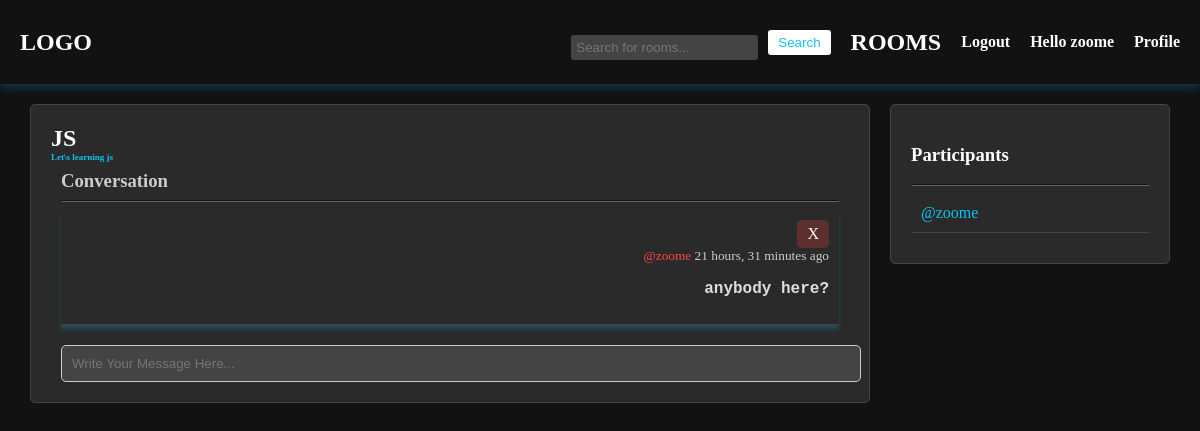
The app's page /room/3/ (signed in) with its own data.
### app/models.py (models this page shows, shortened)
class User(AbstractUser):
    name = models.CharField(max_length=200, null=True)
    email = models.EmailField(unique=True)
    bio = models.TextField(null=True)
    avatar = models.ImageField(default="profile.png")
    USERNAME_FIELD = 'username'
    REQUIRED_FIELDS = []

class Room(models.Model):
    host = models.ForeignKey(User, on_delete=models.SET_NULL, null=True)
    topic = models.ForeignKey(Topic, on_delete=models.SET_NULL, null=True)
    name = models.CharField(max_length=200)
    description = models.TextField(null=True)
    participants = models.ManyToManyField(User, related_name="participants", blank=True)
    created = models.DateTimeField(auto_now_add=True)
    updated = models.DateTimeField(auto_now=True)
    class Meta:
        ordering = ['-updated', '-created']

class Message(models.Model):
    user = models.ForeignKey(User, on_delete=models.CASCADE)
    room = models.ForeignKey(Room, on_delete=models.CASCADE)
    body = models.TextField()
    created = models.DateTimeField(auto_now_add=True)
    updated = models.DateTimeField(auto_now=True)
    class Meta:
        ordering = ['-updated', '-created']

### app/views.py (the view, shortened to what this page needs)
# urls.py: path('room/<int:id>', views.getRoom),
def room(request, id):
    r = Room.objects.filter(id=id).first()
    room_messages = r.message_set.all().order_by('-created')
    participants = r.participants.all()
    return render(request, 'room.html', {'room': r, 'room_messages': room_messages, 'participants': participants})

### templates/room.html (shortened to what this page needs)
{% extends 'main.html' %}
{% block body %}
<div class="room-container">
    <div class="room-content">
        {% if room %}
            <h2>{{room.name}}</h2>
            <h3 class="description">{{room.description}}</h3>
            <div class="comment_wrapper">
                <h3>Conversation</h3>
                {% for message in room_messages %}
                    <hr>
                    <div class="message{% if request.user == message.user %} my-message{% endif %}">
                        {% if request.user == message.user %}
                            <a class="dele" href="/delete_message/{{message.id}}">X</a>
                        {% endif %}
                        <small><a href="/profile/{{message.user.id}}">@{{message.user}}</a> {{ message.created|timesince }} ago</small>
                        <p>{{message.body}}</p>
                    </div>
                {% endfor %}
            </div>
            {% if request.user.is_authenticated %}
                <div>
                    <form method="POST" action="">
                        <input type="text" name="body" placeholder="Write Your Message Here...">
                    </form>
                </div>
            {% endif %}
        {% else %}
            <h1>NOT FOUND!!</h1>
        {% endif %}
    </div>
    <div class="participants">
        <h3>Participants</h3>
        <hr>
        {% for participant in participants %}
            <div>
                <a href="/profile/{{participant.id}}">@{{participant.username}}</a>
            </div>
        {% endfor %}
    </div>
</div>
{% endblock body %}

### templates/main.html (shortened to what this page needs)
<!DOCTYPE html>
{% load static %}
<html lang="en">
<head>
    <link rel="stylesheet" type="text/css" media="screen" href="{% static 'styles/main.css' %}">
</head>
<body>
    <header>
        <a href="/" class="logo">LOGO</a>
        <nav>
            <form method="GET" action="/rooms" class="search-form">
                <input type="text" name="q" placeholder="Search for rooms...">
                <input type="submit" value="Search">
            </form>
            <a href="/rooms" class="logo">ROOMS</a>
            {% if request.user.is_authenticated %}
                <a href="/logout" class="nav-link">Logout</a>
                <h4 class="welcome-msg">Hello {{ request.user }}</h4>
                <a href="/profile/{{request.user.id}}" class="nav-link">Profile</a>
            {% else %}
                <a href="/login" class="nav-link">Login</a>
            {% endif %}
        </nav>
    </header>
    <main>
        {% block body %}
        {% endblock %}
    </main>
</body>
</html>

### static/styles/main.css (style rules this page uses)
body { font-family: Arial, sans-serif; margin: 0; padding: 0; background-color: #121212; color: #E0E0E0 ; font-family: cursive; }
header { display: flex; justify-content: space-between; align-items: center; background-color: #24c4da00; color: white; padding: 10px 20px; box-shadow: 0 4px 8px #0fc3f03b; }
header .logo { font-size: 24px; font-weight: bold; color: white; text-decoration: none; }
header nav { display: flex; align-items: center; height: 4rem; }
header nav .search-form { display: flex; align-items: center; margin-right: 20px; }
header nav .search-form input[type="text"] { padding: 5px; border: none; border-radius: 3px; }
header nav .search-form input[type="submit"] { padding: 5px 10px; margin-left: 10px; border: none; background-color: white; color: #0fc3f0; cursor: pointer; border-radius: 3px; }
header nav .nav-link { color: white; text-decoration: none; font-weight: bold; margin-left: 20px; }
header nav .welcome-msg { margin-left: 20px; }
main { padding: 20px; }
div { padding: 0 10px 0 10px; }
a { color: #0fc3f0; text-decoration: none; }
hr { border-color: #666; }
.room-container { display: grid; grid-template-columns: 3fr 1fr; gap: 20px; }
.room-content, .participants { background-color: #2a2a2a; padding: 20px; border-radius: 5px; border: 1px solid #444; height: fit-content; }
.room-content h2, .room-content h3 { color: white; margin: 0; }
.room-content .description { font-size: 9px; margin-bottom: 8px; color: #0fc3f0; }
.comment_wrapper h3 { color: #ccc; }
.comment_wrapper hr { border-color: #666; }
.comment_wrapper .message { padding: 10px; border-bottom: 1px solid #444; margin-bottom: 10px; display: flex; flex-direction: column; align-items: flex-start; box-shadow: 0 4px 4px #0fc3f03b; }
.comment_wrapper .my-message { align-items: flex-end; }
.comment_wrapper small { color: black; }
.comment_wrapper p { color: #ddd; font-size: 16px; font-weight: bold; font-family: monospace; }
.comment_wrapper .dele { text-decoration: none; background-color: #e73d3d46; float: right; color: #ffffff; border: none; padding: 5px 10px; border-radius: 5px; }
input[type="text"] { width: 100%; padding: 10px; border-radius: 5px; border: 1px solid #ccc; background-color: #444; color: #fff; margin-top: 10px; }
.participants h3 { color: white; }
.participants hr { border-color: #666; }
.participants div { padding: 10px; border-bottom: 1px solid #444; margin-bottom: 10px; }
.message { padding: 10px; border-bottom: 1px solid #444; margin-bottom: 10px; display: flex; flex-direction: column; align-items: flex-start; }
.my-message { align-items: flex-end; }
.message small { color: #ccc; }
.message p { color: #ddd; font-size: 16px; }
.message a { color: #ff4444; text-decoration: none; }

### templates/room.html (style rules this page uses)
.room-container { display: grid; grid-template-columns: 3fr 1fr; }

### records on screen
User: user "zoome", username "zoome"
Room: name "JS", description "Let\\s learning js"
Message: user "zoome", created "21 hours, 31 minutes", body "anybody here?"
